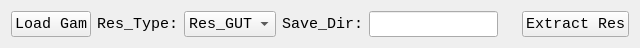
<?xml version="1.0" encoding="UTF-8"?>
<ui version="4.0">
 <class>MainWidget</class>
 <widget class="QWidget" name="MainWidget">
  <property name="geometry">
   <rect>
    <x>0</x>
    <y>0</y>
    <width>640</width>
    <height>44</height>
   </rect>
  </property>
  <property name="font">
   <font>
    <family>Consolas</family>
   </font>
  </property>
  <layout class="QHBoxLayout" name="horizontalLayout">
   <item>
    <widget class="QPushButton" name="loadGamBtn">
     <property name="font">
      <font>
       <family>Consolas</family>
       <pointsize>11</pointsize>
       <bold>false</bold>
      </font>
     </property>
     <property name="text">
      <string>Load Gam</string>
     </property>
    </widget>
   </item>
   <item>
    <widget class="QLabel" name="rcTypeLbl">
     <property name="font">
      <font>
       <family>Consolas</family>
       <pointsize>11</pointsize>
       <bold>false</bold>
      </font>
     </property>
     <property name="text">
      <string>Res_Type:</string>
     </property>
     <property name="alignment">
      <set>Qt::AlignRight|Qt::AlignTrailing|Qt::AlignVCenter</set>
     </property>
    </widget>
   </item>
   <item>
    <widget class="QComboBox" name="rcType">
     <property name="font">
      <font>
       <family>Consolas</family>
       <pointsize>11</pointsize>
       <bold>false</bold>
      </font>
     </property>
     <property name="currentIndex">
      <number>0</number>
     </property>
     <property name="maxVisibleItems">
      <number>12</number>
     </property>
     <item>
      <property name="text">
       <string>Res_GUT</string>
      </property>
     </item>
     <item>
      <property name="text">
       <string>Res_MAP</string>
      </property>
     </item>
     <item>
      <property name="text">
       <string>Res_ARS</string>
      </property>
     </item>
     <item>
      <property name="text">
       <string>Res_MRS</string>
      </property>
     </item>
     <item>
      <property name="text">
       <string>Res_SRS</string>
      </property>
     </item>
     <item>
      <property name="text">
       <string>Res_GRS</string>
      </property>
     </item>
     <item>
      <property name="text">
       <string>Res_TIL</string>
      </property>
     </item>
     <item>
      <property name="text">
       <string>Res_ACP</string>
      </property>
     </item>
     <item>
      <property name="text">
       <string>Res_GDP</string>
      </property>
     </item>
     <item>
      <property name="text">
       <string>Res_GGJ</string>
      </property>
     </item>
     <item>
      <property name="text">
       <string>Res_PIC</string>
      </property>
     </item>
     <item>
      <property name="text">
       <string>Res_MLR</string>
      </property>
     </item>
    </widget>
   </item>
   <item>
    <widget class="QLabel" name="saveDirLbl">
     <property name="font">
      <font>
       <family>Consolas</family>
       <pointsize>11</pointsize>
       <bold>false</bold>
      </font>
     </property>
     <property name="text">
      <string>Save_Dir:</string>
     </property>
     <property name="alignment">
      <set>Qt::AlignRight|Qt::AlignTrailing|Qt::AlignVCenter</set>
     </property>
    </widget>
   </item>
   <item>
    <widget class="MyLineEditDir" name="saveDir">
     <property name="font">
      <font>
       <family>Consolas</family>
       <pointsize>11</pointsize>
      </font>
     </property>
    </widget>
   </item>
   <item>
    <widget class="QLabel" name="stateLbl">
     <property name="font">
      <font>
       <family>Consolas</family>
       <pointsize>15</pointsize>
       <italic>true</italic>
       <bold>false</bold>
      </font>
     </property>
     <property name="text">
      <string/>
     </property>
     <property name="alignment">
      <set>Qt::AlignCenter</set>
     </property>
    </widget>
   </item>
   <item>
    <widget class="QPushButton" name="extractResBtn">
     <property name="font">
      <font>
       <family>Consolas</family>
       <pointsize>11</pointsize>
       <bold>false</bold>
      </font>
     </property>
     <property name="text">
      <string>Extract Res</string>
     </property>
    </widget>
   </item>
  </layout>
 </widget>
 <customwidgets>
  <customwidget>
   <class>MyLineEditDir</class>
   <extends>QLineEdit</extends>
   <header>mylineeditdir.h</header>
  </customwidget>
 </customwidgets>
 <resources/>
 <connections/>
</ui>
